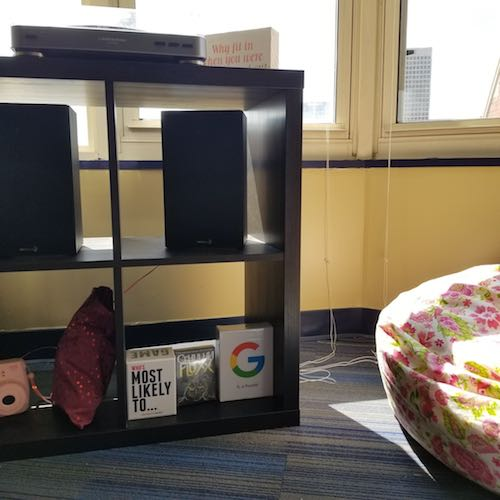
#> input picture Palwayi_Srinidhi_PS1_py/right.jpg, 500 x 500 px
$ python points.py   (Python 2 division)
#> lines starting #> are read from the running program, lines starting #| are printed output that depends on the picture
import matplotlib.pylab as plt
import numpy as np

"change the image names, and .npy files every time you run the program"

left_file = "left.jpg"
right_file = "right.jpg"

r_img = plt.imread(right_file)
#> r_img is the input picture: shape (500, 500, 3); mean R, G, B 118, 108.3, 95.9
l_img = plt.imread(left_file)
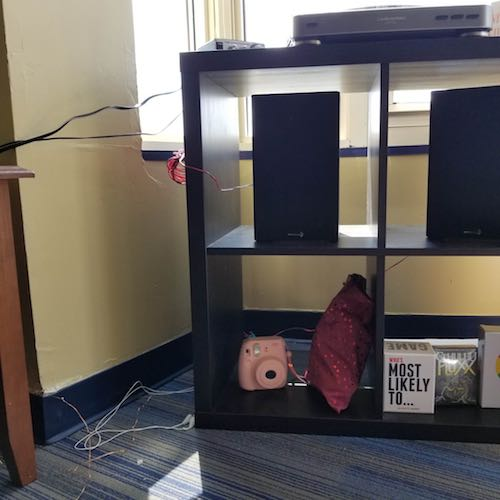
#> input picture Palwayi_Srinidhi_PS1_py/left.jpg, 500 x 500 px
#> l_img is the input picture: shape (500, 500, 3); mean R, G, B 102.4, 96.6, 93
f,a = plt.subplots(1,2, figsize=(10,10))
a[0].imshow(l_img)
a[1].imshow(r_img)
pos_right = []
pos_left = []
click = 0
def onclick(event):
    global click
    print "came in "
    if(click%2==0):
        pos_left.append([event.xdata,event.ydata])
    else:
        pos_right.append([event.xdata,event.ydata])
    click+=1

f.canvas.mpl_connect('button_press_event', onclick)
f.show()
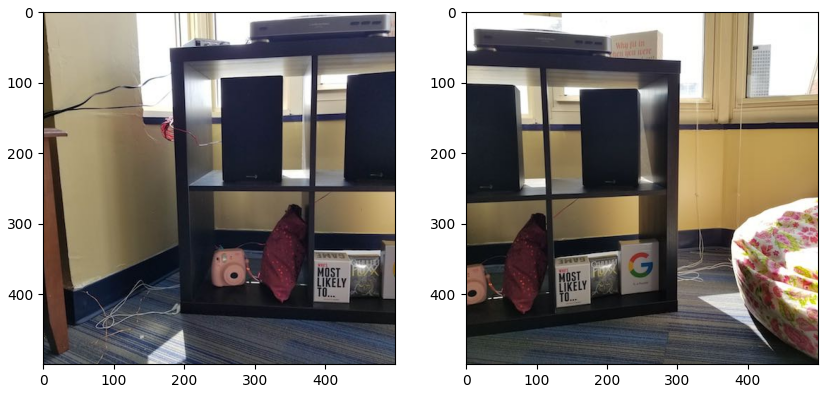
#> figure drawn by matplotlib, 2 panels
plt.show()
zero = np.zeros((2,2,4))
print(pos_left)
print(pos_right)

pos_left = np.asarray(pos_left)
np.save("left.npy", pos_left)
pos_left = np.transpose(pos_left)

pos_right = np.asarray(pos_right)
np.save("right.npy", pos_right)

pos_right = np.transpose(pos_right)

pos_right = np.asarray([pos_right])
pos_left = np.asarray([pos_left])

together = np.vstack((pos_left, pos_right))


print(together.shape)

#need to remake points
#np.save("points.npy", together)
print(together)
